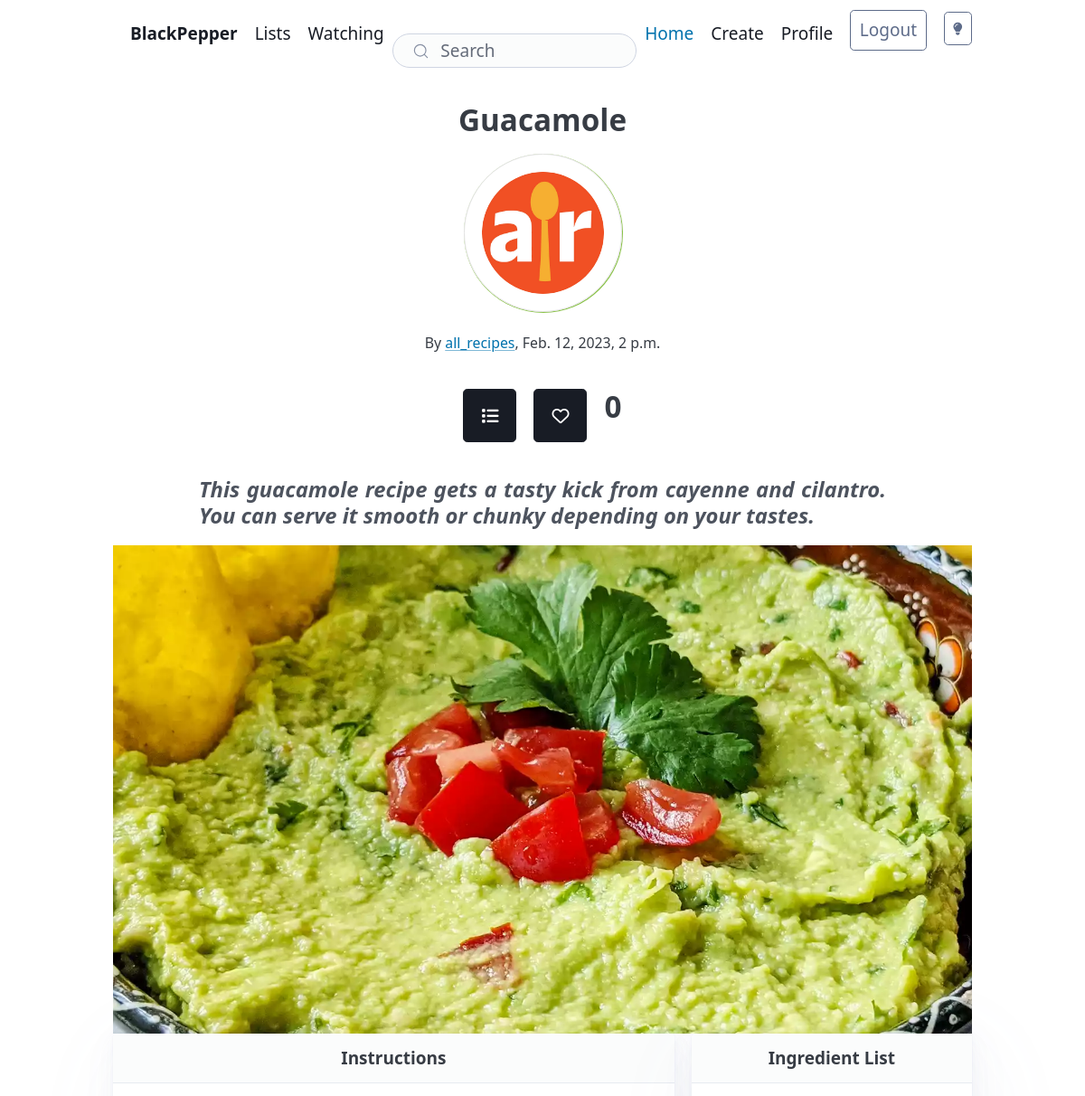
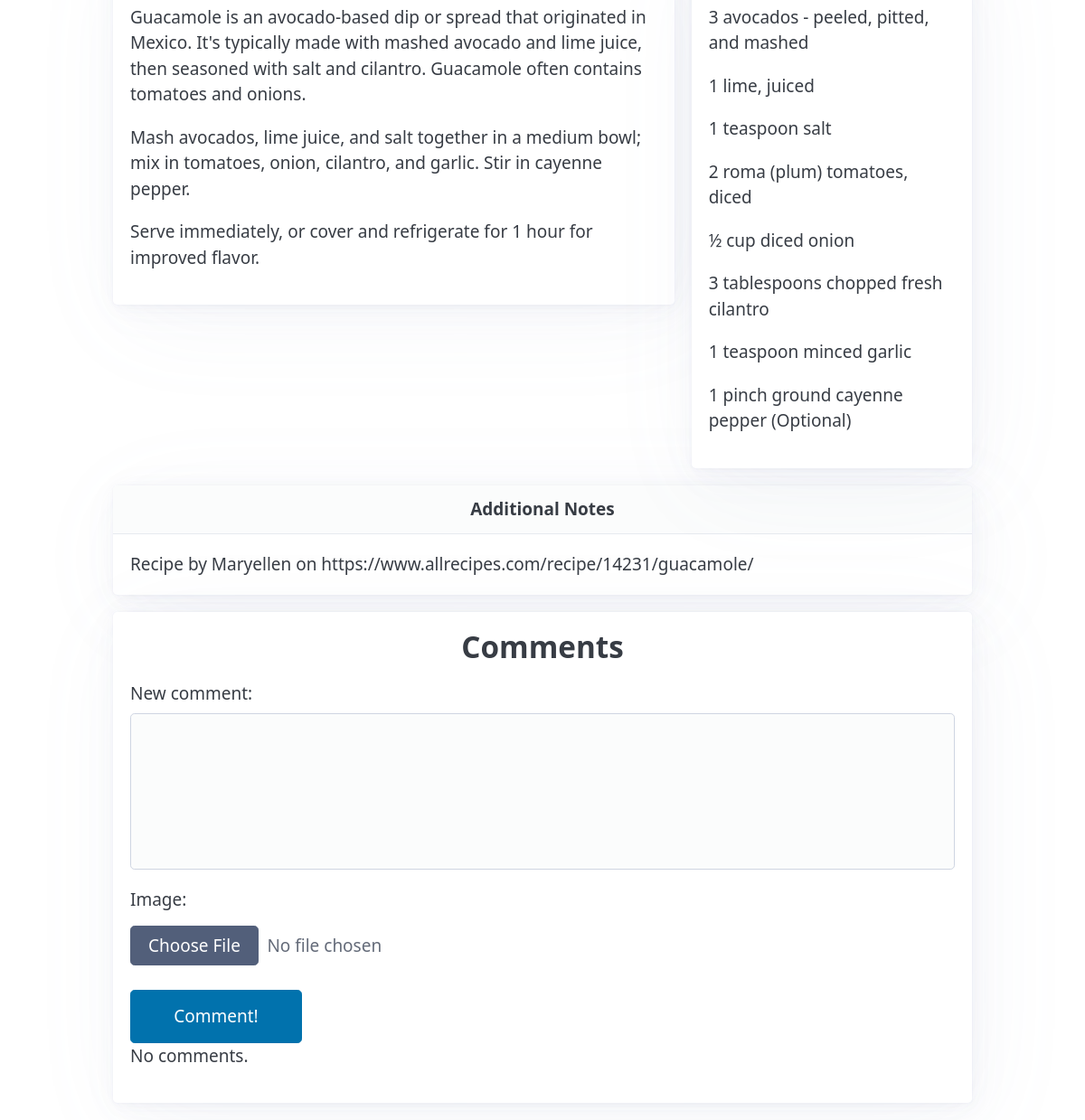
The page /recipe/7 (signed in) on the database its author committed (2 pictures, top to bottom).
### recipe/models.py (models this page shows)
class Recipe(models.Model):
    author = models.ForeignKey(User, on_delete=models.CASCADE)
    title = models.TextField(max_length=64)
    description = models.TextField(max_length=256)
    notes = models.TextField(max_length=256, blank=True)
    directions = models.TextField(max_length=2048)
    ingredients = models.TextField(max_length=512)
    yummy = models.ManyToManyField(User, related_name="yummy", blank=True)
    time = models.DateTimeField(auto_now_add=True)
    image = models.ImageField(upload_to="images", blank=True)

class Profile(models.Model):
    user = models.OneToOneField(User, on_delete=models.CASCADE)
    recipe = models.ManyToManyField(Recipe, related_name="recipe", blank=True)
    following = models.ManyToManyField(User, related_name="following", blank=True)
    followed_by = models.ManyToManyField(User, related_name="followed_by", blank=True)
    bio = models.TextField(max_length=128, blank=True)
    picture = models.ImageField(upload_to="images", blank=True)

class User(AbstractUser):
    email = models.EmailField(unique=True)
    pass

### recipe/views.py (the view)
# urls.py: path("", include("recipe.urls")),
@require_http_methods(["GET"])
def recipe(request, id, page="1"):
    recipe = Recipe.objects.get(pk=id)
    liked = False
    if request.user in recipe.yummy.all():
        liked = True
    comments = Comment.objects.all().filter(recipe__pk=id).order_by("-pk")
    p = Paginator(comments, 5)
    page_obj = p.get_page(page)
    comment_form = NewCommentForm()
    edit_form = NewRecipeForm({
        "title": recipe.title,
        "description": recipe.description,
        "image": recipe.image,
        "ingredients": recipe.ingredients,
        "directions": recipe.directions,
        "notes": recipe.notes
    })
    try:
        lists = List.objects.filter(user=request.user)
    except ObjectDoesNotExist:
        lists = []
    return render(request, "recipe/recipe.html", {
        "recipe": recipe,
        "comments": page_obj,
        "form": comment_form,
        "liked": liked,
        "edit_form": edit_form,
        "lists": lists,
    })

### recipe/forms.py
class NewCommentForm(forms.ModelForm):
    class Meta:
        model = Comment
        fields = ("content", "image")
        labels = {"content": "New comment:"}
        widgets = {"content": forms.Textarea(attrs={"rows": 5, "style": "resize:none; font-size:1rem"})}

class NewRecipeForm(forms.ModelForm):
    class Meta:
        model = Recipe
        fields = ("title", "description", "ingredients", "directions", "notes", "image",)
        labels = {
            "title": "Title of your recipe:",
            "description": "A short description for the dish:",
            "ingredients": "List of ingredients:",
            "directions": "Directions, step by step:",
            "notes": "Additional notes:",
            "image": "Image to display:"
        }
        widgets = {
            "title": forms.Textarea(attrs={"rows": 2, "cols": 2, "style": "resize:none; font-size: 16px", "autofocus": "true" }),
            "description": forms.Textarea(attrs={"rows": "2", "style": "resize:none; font-size: 16px"}),
            "ingredients": forms.Textarea(attrs={"rows": "20", "style": "resize:none; font-size: 16px"}),
            "directions": forms.Textarea(attrs={"rows": "20", "style": "resize:none; font-size: 16px"}),
            "notes": forms.Textarea(attrs={"rows": 10, "style": "resize:none; font-size: 16px"}),
        }
        required = ("title", "description", "ingredients", "directions",)

### recipe/templates/recipe/recipe.html (shortened to what this page needs)
{% extends "recipe/layout.html" %}
{% block body %}
    <div class="container">
        <div id="recipe-content">
            <div class="margin2 ta-center">
                <h2>{{ recipe.title }}</h2>
                <div class="picture-container">
                    <img src="{% if not recipe.author.profile.picture %}https://i.ibb.co/YfKj1mp/Black-Pepper.png{% else %}{{recipe.author.profile.picture.url}}{% endif %}" alt="User's profile picture" class="user-profile-picture">
                </div>
                <small>By <a href="{% url 'profile' recipe.author %}">{{ recipe.author }}</a>, {{ recipe.time }}</small>
                <div id="recipe-interactions" class="grid margin2 flex-jc-c">
                    <div>
                        <button id="list-button" class="contrast">
                            <i class="fa-solid fa-list"></i>
                        </button>
                    </div>
                    <form action="{% url 'like' recipe.id %}" method="post">
                        <button class="contrast">
                            {% if liked %}
                                <i class="fa-solid fa-heart"></i>
                            {% else %}
                                <i class="fa-regular fa-heart"></i>
                            {% endif %}
                        </button>
                    </form>
                    <div>
                        <h2>{{recipe.yummy.count}}</h2>
                    </div>
                </div>
            </div>
            <div class="container-fluid ta-justify padding5-lr">
                <h4><em>{{ recipe.description }}</em></h4>
            </div>
            <div class="flex-jc-c">
                <img class="recipe-image" src="{% if recipe.image %}{{ recipe.image.url }}{% else %}https://i.ibb.co/nCpzBM5/DALL-E-2023-01-30-11-48-47-cooking-egg-with-cast-iron-skillet-3-D-pixel-art.png{% endif %}" alt="">
            </div>
            <div class="grid grid-two-one">
                <article class="fit-content">
                    <header class="ta-center"><strong>Instructions</strong></header>
                    <body>{{ recipe.directions|linebreaks }}</body>
                </article>
                <article class="fit-content">
                    <header class="ta-center"><strong>Ingredient List</strong></header>
                    <body>{{ recipe.ingredients|linebreaks }}</body>
                </article>
            </div>
            {% if recipe.notes %}
                <article>
                    <header class="ta-center"><strong>Additional Notes</strong></header>
                    <body>{{ recipe.notes }}</body>
                </article>
            {% endif %}
            <div>
                <article>
                    <h2 class="flex-jc-c">Comments</h2>
                    <form action="{% url 'comment' recipe.id %}" method="post" enctype="multipart/form-data">
                        {{form}}
                        <button class="width10">Comment!</button>
                    </form>
                    <body>
                        {% for comment in comments %}
                            <article>
                                {% if comment.user == request.user %}
                                <header class="comment-delete-container">
                                    <form class="hidden-form" action="{% url 'delete_comment' %}" method="post">
                                        {% csrf_token %}
                                        <div>
                                            <button id="delete-comment" style="font-size: large; text-align: left;" class="btn-astext error-dim" type="button">Delete</button>
                                            <div id="confirmation-div" class="grid width10" style="display:none">
                                                <button id="delete-comment-cancel" style="font-size: large; text-align: left;" class="btn-astext contrast" type="button">Cancel</button>
                                                <button id="delete-comment-confirm" style="font-size: large; text-align: left;" class="btn-astext error-dim" name="comment" value="{{comment.id}}" type="submit">Confirm</button>
                                            </div>
                                        </div>
                                    </form>
                                </header>
                                {% endif %}
                                <div class="grid" style="grid-template-columns: 1fr 3fr;">
                                    <div class="picture-container-comment">
                                        <img src="{% if not comment.user.profile.picture %}https://i.ibb.co/YfKj1mp/Black-Pepper.png{% else %}{{comment.user.profile.picture.url}}{% endif %}" alt="User's profile picture" class="user-profile-picture-comment">
                                    </div>
                                    <div>
                                        <h4 style="margin-top: 0.5rem;">{{ comment.user }}:</h4>
                                        <p>{{ comment.content}}</p>
                                        {% if comment.image %}
                                        <img class="comment-image" src="{{comment.image.url}}" alt="Comment image">
                                        {% endif %}
                                    </div>
                                </div>
                            </article>
                        {% empty %}
                            <p>No comments.</p>
                        {% endfor %}
                    </body>
                </article>
            </div>
        </div>
    </div>
{% endblock %}

### recipe/static/recipe/styles.css (style rules this page uses)
[data-theme="light"], :root:not([data-theme="dark"]) { --primary: #7cb342; --primary-hover: #689f38; --primary-focus: rgba(124, 179, 66, 0.125); --primary-inverse: #FFF; }
:root { --form-element-active-border-color: var(--primary); --form-element-focus-color: var(--primary-focus); --switch-color: var(--primary-inverse); --switch-checked-background-color: var(--primary); }
.picture-container { text-align: center; padding-bottom: 1rem; }
.grid-two-one { grid-template-columns: 2fr 1fr; }
.flex-jc-c { display: flex; justify-content: center; }
.ta-center { text-align: center; }
.ta-justify { text-align: justify; }
.margin2 { margin: 2rem; }
.padding5-lr { padding: 0 5rem 0 5rem; }
.fit-content { height: fit-content; }
.width10 { width: 10rem; }
.recipe-image { object-fit: cover; width: 1080px; height: 540px; }
.user-profile-picture { padding: 1rem; object-fit: cover; width: 175px; height: 175px; border: solid 1px rgb(226, 226, 226); border-radius: 50%; box-shadow: 0.5px 0.5px 0.5px 0.5px #8bc34a; }

### rows shown on the page
Recipe: title "Guacamole", author.picture (picture), author "all_recipes", time "Feb. 12, 2023, 2 p.m.", yummy.count "0", description "This guacamole recipe gets a tasty kick from cayenne and cilantro. You can serve it smooth or chunky depending on your tastes.", image (picture), directions "Guacamole is an avocado-based dip or spread that originated in Mexico. It's typically made with mashed avocado and lime juice, then seasoned with salt and cilantro. Guacamole often contains tomatoes and onions. Mash avocados, lime juice, and salt together in a medium bowl; mix in tomatoes, onion, cilantro, and garlic. Stir in cayenne pepper. Serve immediately, or cover and refrigerate for 1 hour for improved flavor.", ingredients "3 avocados - peeled, pitted, and mashed 1 lime, juiced 1 teaspoon salt 2 roma (plum) tomatoes, diced ½ cup diced onion 3 tablespoons chopped fresh cilantro 1 teaspoon minced garlic 1 pinch ground cayenne pepper (Optional)", notes "Recipe by Maryellen on https://www.allrecipes.com/recipe/14231/guacamole/"
